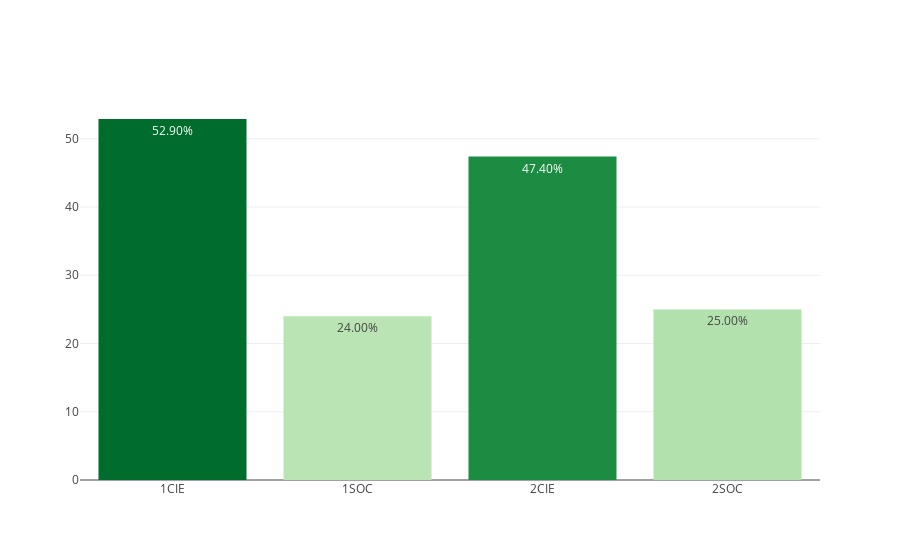

Here is the notebook cell this chart was saved with:
### Markdown cell above
## BACHILLERATO

### Code cell
dfc_BACH = loaders.get_data_by_stages(dfc, 'BACH')
myplotly.bar_simple(dfc_BACH.index, dfc_BACH['éxito'])

### Figure 1 — Plotly figure (JSON) as saved in the notebook; plotly's stock layout.template omitted (floating-point values rounded to 4 significant figures)
{"data": [{"hoverinfo": "x+text", "marker": {"color": [52.9, 24, 47.4, 25], "colorscale": [[0, "rgb(186,228,179)"], [0.3333, "rgb(116,196,118)"], [0.6667, "rgb(49,163,84)"], [1, "rgb(0,109,44)"]]}, "text": ["52.90%", "24.00%", "47.40%", "25.00%"], "type": "bar", "uid": "20c121bb-0ad8-4372-9475-78241209b901", "x": ["1CIE", "1SOC", "2CIE", "2SOC"], "y": [52.9, 24, 47.4, 25]}], "layout": {"title": {"text": ""}}}
